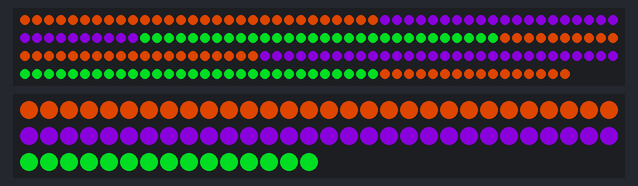
Recording of a sketch running on a simulated Arduino Uno, built with avr-gcc and run on an emulated ATmega328P. Shown: 196 RGB LEDs in strip order, left to right, continuing on the next row, 75 RGB LEDs in strip order, left to right, continuing on the next row. Dim RGB values are drawn brighter than linear; random numbers use the default seed unless the sketch sets one.

Above: at 0.09 s.
At 1.52 s:
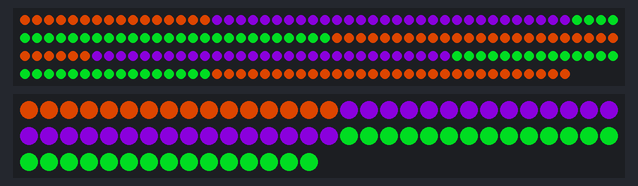
At 3.17 s:
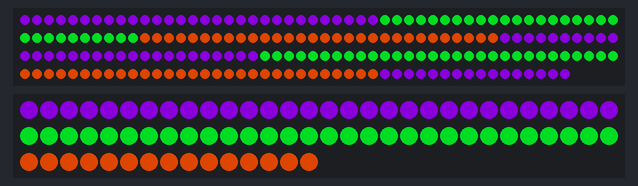
At 6.46 s:
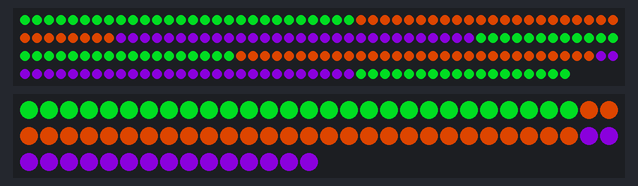
At 9.95 s:
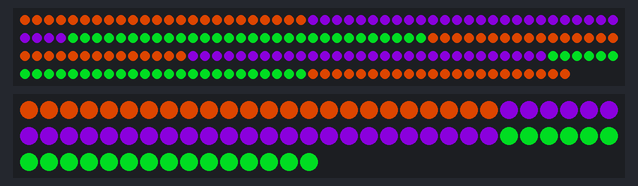
At 12.84 s:
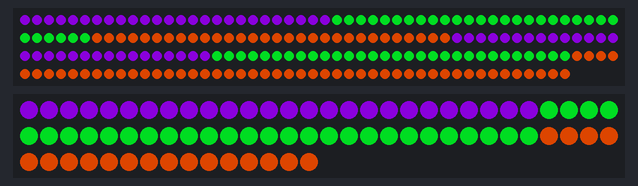

The sketch:

halloween.ino
```cpp
#include <Adafruit_NeoPixel.h>

#define STRIP_1_PIN 12
#define STRIP_1_LEN 196   // 4 strips of 49
#define STRIP_2_PIN 13
#define STRIP_2_LEN 75

Adafruit_NeoPixel strip_1(STRIP_1_LEN, STRIP_1_PIN, NEO_GRB + NEO_KHZ800);
Adafruit_NeoPixel strip_2(STRIP_2_LEN, STRIP_2_PIN, NEO_GRB + NEO_KHZ800);

// Function prototypes
uint32_t halloween_color(int index);
void fill_strip_halloween(Adafruit_NeoPixel &strip, int offset);
void sparkle(Adafruit_NeoPixel &strip, int chance);
void rain_effect(Adafruit_NeoPixel &strip, int chunks, int offset);
void halloween_chase(Adafruit_NeoPixel &strip, int offset);
void eq_halloween(Adafruit_NeoPixel &strip, int chunks, int volume);

int iteration = 0;
int restart_after_iteration = 5000;

bool testing = false;
bool logging = false;

void setup() {
  if (logging) {
    Serial.begin(9600);
    Serial.println("setup");
  }

  strip_1.begin();
  strip_2.begin();

  strip_1.setBrightness(150);
  strip_2.setBrightness(150);

  strip_1.clear();
  strip_2.clear();

  strip_1.show();
  strip_2.show();

  if (logging) Serial.println("setup complete");
}

// ============================================================
//                          MAIN LOOP
// ============================================================
void loop() {

  if (iteration < 500) {
    fill_strip_halloween(strip_1, iteration);
    fill_strip_halloween(strip_2, iteration);

  } else if (iteration < 2000) {
    sparkle(strip_2, 5);
    rain_effect(strip_1, 4, iteration);

  } else if (iteration < 4000) {
    int volume = iteration / 10;
    eq_halloween(strip_1, 4, volume);
    eq_halloween(strip_2, 4, volume);

  } else {
    halloween_chase(strip_1, iteration);
    halloween_chase(strip_2, iteration);
  }

  strip_1.show();
  strip_2.show();

  if (iteration < restart_after_iteration) iteration++;
  else iteration = 0;
}

// ============================================================
//                 HALLOWEEN COLOR PALETTE
// ============================================================
//
// Returns ORANGE → PURPLE → GREEN cycling
//
uint32_t halloween_color(int index) {
  int mode = index % 3;

  switch (mode) {
    case 0:  // ORANGE
      return strip_1.Color(255, 80, 0);
    case 1:  // PURPLE
      return strip_1.Color(160, 0, 255);
    case 2:  // SLIME GREEN
      return strip_1.Color(0, 255, 40);
  }
  return strip_1.Color(0, 0, 0);
}

// ============================================================
//         HALLOWEEN “RAINBOW” (Orange / Purple / Green)
// ============================================================
void fill_strip_halloween(Adafruit_NeoPixel &strip, int offset) {
  for (int i = 0; i < strip.numPixels(); i++) {
    int index = (i + offset / 4) % 300;
    int colorIndex = index % 90;  // 30 pixels per color range

    if (colorIndex < 30)
      strip.setPixelColor(i, halloween_color(0)); // orange
    else if (colorIndex < 60)
      strip.setPixelColor(i, halloween_color(1)); // purple
    else
      strip.setPixelColor(i, halloween_color(2)); // green
  }
}

// ============================================================
//                      SPARKLE EFFECT
// ============================================================
void sparkle(Adafruit_NeoPixel &strip, int chance) {
  for (int i = 0; i < strip.numPixels(); i++) {
    if (random(0, 100) < chance) {
      strip.setPixelColor(i, halloween_color(random(0,3)));
    } else {
      strip.setPixelColor(i, 0, 0, 0);
    }
  }
}

// ============================================================
//                      RAIN EFFECT
// ============================================================
void rain_effect(Adafruit_NeoPixel &strip, int chunks, int offset) {
  int chunk_length = strip.numPixels() / chunks;

  for (int i = 0; i < chunk_length; i++) {
    int brightness = 0;
    int pos = i % 20;

    if (pos == 5) brightness = 255;
    else if (pos == 4) brightness = 80;
    else if (pos == 3) brightness = 40;

    for (int r = 0; r < chunks; r++) {
      int pixel = (r * chunk_length) + i;
      uint32_t base = halloween_color((i + r + offset / 30) % 3);

      uint8_t R = ((base >> 16) & 0xFF) * brightness / 255;
      uint8_t G = ((base >> 8) & 0xFF) * brightness / 255;
      uint8_t B = (base & 0xFF) * brightness / 255;

      strip.setPixelColor((pixel + offset) % strip.numPixels(), strip.Color(R,G,B));
    }
  }
}

// ============================================================
//                HALLOWEEN CHASE (with glow)
// ============================================================
void halloween_chase(Adafruit_NeoPixel &strip, int offset) {
  int num = strip.numPixels();
  int head = offset % num;
  int tail = 8;

  for (int i = 0; i < num; i++) {
    int dist = (i - head + num) % num;

    if (dist < tail) {
      float fade = 1.0 - (float)dist / tail;

      uint32_t c = halloween_color((offset / 10 + dist) % 3);

      uint8_t R = ((c >> 16) & 0xFF) * fade;
      uint8_t G = ((c >> 8) & 0xFF) * fade;
      uint8_t B = (c & 0xFF) * fade;

      strip.setPixelColor(i, strip.Color(R,G,B));
    } else {
      strip.setPixelColor(i, 0, 0, 0);
    }
  }
}

// ============================================================
//                   HALLOWEEN EQ BAR GRAPH
// ============================================================
void eq_halloween(Adafruit_NeoPixel &strip, int chunks, int volume) {
  int virtual_chunks = (chunks * 2) - 1;
  int quant = volume % (virtual_chunks + 1);
  int lit = quant > chunks ? (chunks * 2) - quant : quant;

  strip.clear();

  int pixels_per_chunk = strip.numPixels() / chunks;

  for (int chunk = 0; chunk < chunks; chunk++) {
    if (chunk < lit) {
      for (int p = 0; p < pixels_per_chunk; p++) {
        int idx = (chunk * pixels_per_chunk + p + volume / 3);
        uint32_t color = halloween_color(idx % 3);
        strip.setPixelColor(chunk * pixels_per_chunk + p, color);
      }
    }
  }
}
```
